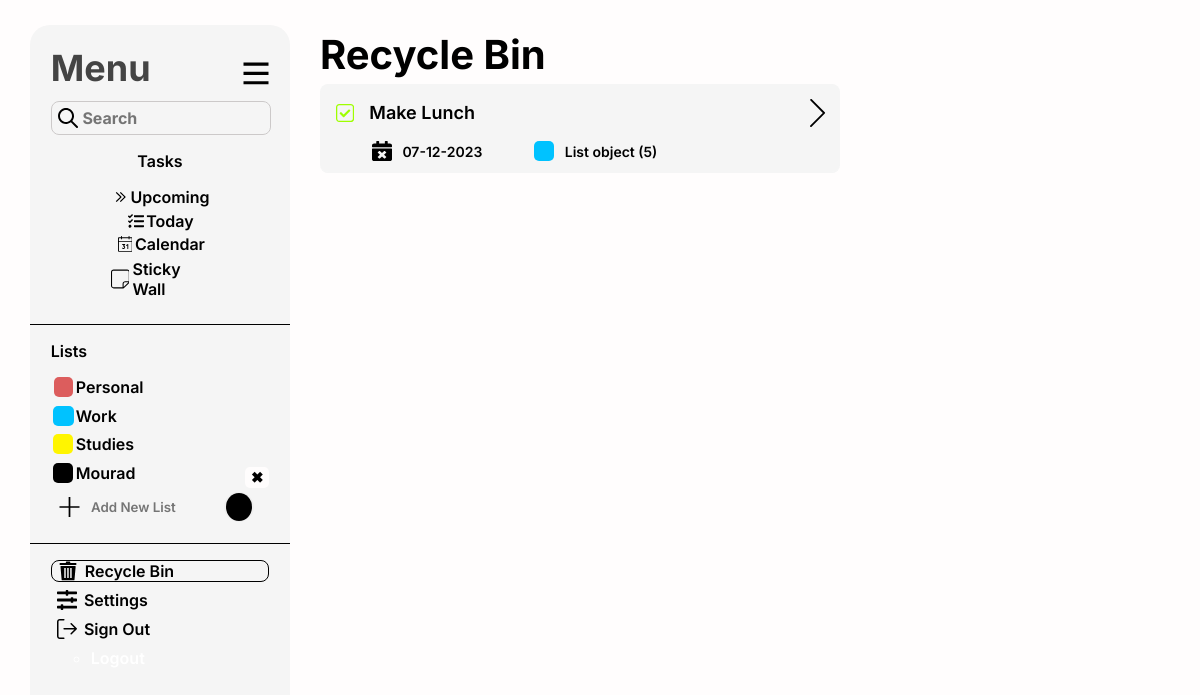
Screenshot of /index/todo_page/RecycleBin (signed in) with the database file from the repository.
### playground/models.py (models this page shows, shortened)
class List(models.Model):
    user = models.ForeignKey(User, on_delete=models.CASCADE)
    ListName = models.CharField(default='Personal',max_length=10)
    svgColor = models.CharField(default='black',max_length=10)

class DeletedTask(models.Model):
    user = models.ForeignKey(User, on_delete=models.CASCADE)
    original_task = models.OneToOneField(Todo, on_delete=models.CASCADE, primary_key=True, related_name='deleted_task')
    deletion_date = models.DateTimeField(auto_now_add=True)

class Todo(models.Model):
    user = models.ForeignKey(User, on_delete=models.CASCADE)
    date_created = models.DateField()
    due_date = models.DateField(default='0000-00-00')
    task_Text = models.CharField(max_length=50)
    task_Descr = models.CharField(default='Default Decription',max_length=150)
    task_List = models.ForeignKey(List,to_field='id',on_delete=models.CASCADE)
    task_Progress = models.CharField(default='Incomplete',max_length=15)
    isDone = models.BooleanField(default=False)
    is_in_recycle_bin = models.BooleanField(default=False)

### playground/views.py (the view)
# urls.py: path('index/todo_page/RecycleBin', views.view_RecycleBin, name="RecycleBin_page"),
@login_required
def view_RecycleBin(request):
    user = request.user
    list_dict = load_Lists(user)
    modifications = ModificationHistory.objects.filter(user=user,).order_by('-modification_date')
    Recycled_Tasks = DeletedTask.objects.filter(user=user,)
    return render(request, 'RecycleBin.html',{'list_dict':list_dict,'modifications':modifications,'Recycled_Tasks':Recycled_Tasks})

### playground/views.py (called while the page is built)
def load_Lists(user):
    Curr_Lists = List.objects.filter(user=user)
    list_dict  = {}
    for list_obj in Curr_Lists:
        list_dict[list_obj.ListName] = list_obj.svgColor
    return list_dict

### playground/templates/RecycleBin.html (shortened to what this page needs)
{% extends 'base_layout.html' %}
{% load static %}
{% block Selected_RecycleBin %}id="Selected"{% endblock %}
{% block Active %}
      <div class="Active">
        <h1 class="Title">Recycle Bin</h1>
        <div class="Upcoming-Tasks">
          {% for task in Recycled_Tasks %}
          <div class="Upcoming-Task" id="Upcoming-Task" task_id="{{task.pk}}">
            <div class="taskFrow">
              {% if task.original_task.isDone %}
              <svg id="isDone-Icon" class="isDone-Icon" task_id="{{task.pk}}" xmlns="http://www.w3.org/2000/svg" width="20" height="20" viewBox="0 0 20 20" fill="none">
                  <path d="M3.53811 0C1.59417 0 0 1.58715 0 3.54143L0 16.4586C0 18.4129 1.59417 20 3.53811 20H16.4619C18.4058 20 20 18.4129 20 16.4586V3.54143C20 1.58715 18.4058 0 16.4619 0L3.53811 0ZM3.53811 1.42286H16.4619C17.6569 1.42286 18.5884 2.35715 18.5884 3.54143V16.4586C18.5884 17.6429 17.6569 18.5771 16.4619 18.5771H3.53811C3.25981 18.5819 2.9834 18.5305 2.72503 18.4261C2.46665 18.3217 2.23151 18.1662 2.03344 17.9689C1.83538 17.7716 1.67843 17.5364 1.57164 17.277C1.46485 17.0177 1.41043 16.7394 1.4116 16.4586V3.54143C1.4116 2.35715 2.34315 1.42286 3.53811 1.42286Z" fill="#9EFF00"/>
                  <path d="M8.01851 14.6496L4.17326 10.8044C3.94225 10.5734 3.94225 10.1988 4.17326 9.96776L5.00986 9.13114C5.24087 8.9001 5.61546 8.9001 5.84647 9.13114L8.43682 11.7215L13.985 6.17326C14.2161 5.94225 14.5906 5.94225 14.8217 6.17326L15.6583 7.00988C15.8893 7.24089 15.8893 7.61546 15.6583 7.8465L8.85513 14.6496C8.62409 14.8807 8.24952 14.8807 8.01851 14.6496Z" fill="#9EFF00"/>
              </svg>
              {% endif %}
              <div class="task_txt_div" data-task-id="{{task.pk}}">
                <p class="task-txt" style="font-size: 18px;">{{ task.original_task.task_Text }}</p>
              </div>
            </div>
              <div class="infoSup-div">
                <p class="infoSup-txts">{{ task.original_task.due_date|date:'d-m-Y' }}</p>
                  <div class="infoSup-Icons" style="width: 20px;height: 20px;border-radius: 5px;background: #00C2FF;"></div>
                  <p class="infoSup-txts">{{ task.original_task.task_List }}</p>
              </div>
          </div>
          {% endfor %}
        </div>
      </div>
{% endblock %}

### playground/templates/base_layout.html (shortened to what this page needs)
<!DOCTYPE html>
<html lang="en">
  <head>
    {% load static %}
    <link rel="stylesheet" href="{% static 'MainLight.css' %}" />
    <link
      rel="stylesheet"
      href="//code.jquery.com/ui/1.12.1/themes/base/jquery-ui.css"
    />
  </head>
  <body>
    <div class="container">
      <div class="LeftBarBG">
        <div class="LeftBarContent">
          <div class="Menu">
            <p>Menu</p>
            <svg
              class="menu-icon"
              xmlns="http://www.w3.org/2000/svg"
              width="26"
              height="23"
              viewBox="0 0 26 23"
              fill="none"
            >
              <path
                d="M0.501953 0.5V3.625H25.502V0.5H0.501953ZM0.501953 9.78125V12.9063H25.502V9.78125H0.501953ZM0.501953 19.1563V22.2813H25.502V19.1563H0.501953Z"
              />
            </svg>
          </div>
          <div class="Search-Bar">
            <input placeholder="Search" />
          </div>
          <div class="Tasks">
            <ul class="Tasks-List">
              <p>Tasks</p>
              <li class="li-elements">
                <a href="{% url 'upcoming_page' %}" {% block Selected_Upcoming %}{% endblock %}>
                  Upcoming</a
                >
              </li>
              <li class="li-elements" >
                <a href="{% url 'today_page' %}" {% block Selected_Today %}{% endblock %}>
                  Today</a
                >
              </li>
              <li class="li-elements">
                <a href="{% url 'calendar_page' %}" {% block Selected_Calendar %}{% endblock %}>
                  Calendar</a
                >
              </li>
              <li class="li-elements" >
                <a href="{% url 'stickywall_page' %}" {% block Selected_StickyWall %}{% endblock %}>
                    Sticky Wall</a
                >
              </li>
            </ul>
          </div>
        </div>
        <div class="Line"></div>
        <div class="LeftBarContent2">
          <div class="Lists">
            <ul class="Lists-List" id="Lists-List">
              <p>Lists</p>
              <li class="li-elements" id="List-Info" >
                <a href="{% url 'viewList_page' 'Personal' %}"><svg class="Lists-Icons" style="background: #dc5d5d"></svg>Personal</a>
              </li>
              <li class="li-elements" id="List-Info" >
                <a href="{% url 'viewList_page' 'Work' %}"><svg class="Lists-Icons" style="background: #00c2ff"></svg>Work</a>
              </li>
              <li class="li-elements" id="List-Info" >
                <a href="{% url 'viewList_page' 'Studies' %}"><svg class="Lists-Icons" style="background: #fff500"></svg>Studies</a>
              </li>
              {% for ListName, svgColor in list_dict.items %}
              {% if ListName != 'Personal' and ListName != 'Work' and ListName != 'Studies' %}
              <li class="li-elements" id="List-Info" >
                <a href="{% url 'viewList_page' ListName %}"><svg class="Lists-Icons" style="background: {{svgColor}};"></svg>{{ListName}}</a>
                  <form method="post" action="{% url 'delete_List' ListName %}">
                    <button class="delete-button" type="submit">✖</button>
                  </form>
              </li>
              {% endif %}
              {% endfor %}
              <li class="li-elements" id="List-Add">
                <div class="AddNewList-Div">
                  <svg class="Lists-Icons" xmlns="http://www.w3.org/2000/svg" width="20" height="20" viewBox="0 0 20 20" fill="none">
                    <path
                    d="M20.002 9.13043H10.8715V0L9.13239 0V9.13043H0.00195313L0.00195313 10.8696H9.13239V20H10.8715V10.8696H20.002V9.13043Z"/>
                  </svg>
                  <input type="text" id="AddNewList" class="AddNewList" onkeydown="HandleKeyPress(event)" placeholder="Add New List" maxlength="10" rows="1" cols="9" >
                  <input type="color" id="colorPicker" name="colorPicker">
              </li>
            </ul>
          </div>
        </div>
        <div class="Line"></div>
        <div class="LeftBarContent3">
          <div class="Options">
            <ul class="Options-List">
                <li  class="li-elements" >
                    <a href="{% url 'RecycleBin_page' %}" {% block Selected_RecycleBin %}{% endblock %}>
                          Recycle Bin
                    </a>
                  </li>
              <li  class="li-elements" id="options-trigger" >
                <a href="#" {% block Selected_Settings %}{% endblock %}>
                    Settings
                </a>
              </li>
              <li  class="li-elements">
                <a>
                    Sign Out</a
                >
                <ul>
                {%if user.is_authenticated%}
                <li class="nav-item">
                  <a class="nav-link" href="{% url 'logout_page'%}" style="color:#fff;">Logout</a>
                </li>
                {%endif%}
          </div>
        </div>
      </div>
{% block Active %}{% endblock %}
    </div>
  </body>
</html>

### playground/static/MainLight.css (style rules this page uses)
.container { display: grid; grid-template-columns: 0.8fr 1.3fr 0.9fr; grid-template-rows: 1fr; gap: 0px 0px; grid-template-areas: "LeftBarBG Active RightBarBG"; }
.Active { grid-area: Active; }
a { text-decoration: none; color: #000; }
svg { fill: #000; }
.LeftBarBG { grid-area: LeftBarBG; flex-shrink: 0; border-radius: 20px; margin: 25px 30px; background: #F5F5F5; overflow-y: auto; scrollbar-width: thin; scrollbar-color: #888 #f0f0f0; }
.LeftBarContent { position: absolute; margin: 8%; display: flex; flex-direction: column; }
.Menu { display: flex; justify-content: space-between; align-items: center; }
.Menu p { margin: 0 0 5% 0; padding: 0; color: var(--Color, #444444); font-family: Inter; font-size: 36px; font-style: normal; font-weight: 700; line-height: normal; }
.Search-Bar { display: flex; justify-content: space-between; align-items: center; width: 100%; height: 2em; flex-shrink: 0; border-radius: 8px; border: 1px solid var(--Color, #CCC9C9); background: #f5f5f5; }
.Search-Bar svg { margin-left: 3%; fill: #000; }
.Search-Bar input { margin: 0; padding: 0; color: #000; width: 86%; height: 20px; border: none; flex-shrink: 0; font-family: Inter; font-size: 16px; font-style: normal; font-weight: 700; line-height: normal; background: #f5f5f5; }
.Tasks { margin: 0; color: #000; }
.Tasks-List { margin: 0; padding: 0; list-style: none; justify-items: center; color: #000; }
.li-elements { padding: 0; margin: 0; list-style: none; }
.li-elements a { display: flex; align-items: center; margin-bottom: 4%; }
.delete-button { cursor: pointer; border: none; border-radius: 5px; background-color: #FFFDFD; color: #000; font-family: 'Inter', sans-serif; font-size: 15px; font-weight: 600; line-height: normal; }
#List-Info { display: flex; align-items: center; justify-content: space-between; }
.AddNewList-Div { display: flex; align-items: center; margin-bottom: 4%; color: #000; }
.AddNewList { border: none; cursor: pointer; resize: none; color:#000 ; width: 50%; background-color: #F5F5F5; }
input[type="color"] { appearance: none; border: none; width: 30px; height: 30px; cursor: pointer; border-radius: 50%; margin-left: 10%; margin-right: 5%; outline: none; }
.Tasks-Icons, .Lists-Icons, .Options-Icons { margin-left: 3%; margin-right: 3%; fill: #000; }
#Selected { border-radius: 8px; border: 1px solid #000; }
.Line { width: 100%; height: 1px; background: #000000; }
.LeftBarContent2 { margin: 0% 8% 8% 8%; }
.Lists-List { padding: 0; margin: 0%; list-style: none; }
.Lists-Icons { border-radius: 5px; width: 25px; height: 20px; }
.LeftBarContent3 { display: flex; flex-direction: column; margin:0% 8% 0% 8%; }
.Options-List { padding: 0; list-style: none; }
.Title { margin: 0%; font-size: 40px; }
.taskFrow { display: flex; align-items: center; justify-content: space-between; width: 100%; }
.task_txt_div { display: flex; align-items: center; justify-content: space-between; width: 100%; }
.isDone-Icon { margin-left: 3%; margin-right: 3%; transition: transform 0.3s ease-in-out; fill: #000; }
html, body , .container { height: 100%; margin: 0; background: #FFFDFD; color: #FFF; font-family: 'Inter', sans-serif; font-weight: 600; }
input,textarea { font-family: 'Inter', sans-serif; font-weight: 600; }
.Active { display: flex; flex-direction: column; margin-top: 30px; margin-bottom: 30px; color: #000; }
.Title { margin: 0%; }
.Upcoming-Tasks { display: flex; flex-direction: column; }
.Upcoming-Task { display: flex; flex-direction: column; margin: 1% 0 1% 0; width: 100%; border-radius: 8px; border-bottom: 1px solid #F5F5F5; background: #F5F5F5; align-items: center; }
.task-txt { width: 100%; }
.isDone-Icon { margin-left: 3%; margin-right: 3%; transition: transform 0.3s ease-in-out; }
.Arrow-Icon { margin-right: 3%; }
.infoSup-div { display: flex; width: 100%; align-items: center; margin-bottom: 2%; }
.infoSup-Icons { margin-left: 10%; margin-right: 2%; }
.infoSup-txts { margin:0; font-size: 14px; }
p, h1, h2,label, td, th { color: #000; }
.container * { position: relative; }

### rows the page displays
List: list_dict "Mourad"
DeletedTask: original_task.task_Text "Make Lunch", original_task.due_date "07-12-2023", original_task.task_List "List object (5)"
